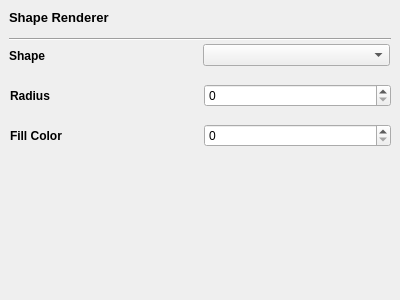
<?xml version="1.0" encoding="UTF-8"?>
<ui version="4.0">
 <class>ShapeRenderer</class>
 <widget class="QWidget" name="ShapeRenderer">
  <property name="geometry">
   <rect>
    <x>0</x>
    <y>0</y>
    <width>400</width>
    <height>300</height>
   </rect>
  </property>
  <property name="windowTitle">
   <string>Form</string>
  </property>
  <widget class="QLabel" name="label">
   <property name="geometry">
    <rect>
     <x>9</x>
     <y>9</y>
     <width>105</width>
     <height>16</height>
    </rect>
   </property>
   <property name="font">
    <font>
     <pointsize>10</pointsize>
     <weight>75</weight>
     <bold>true</bold>
    </font>
   </property>
   <property name="text">
    <string>Shape Renderer</string>
   </property>
  </widget>
  <widget class="Line" name="line">
   <property name="geometry">
    <rect>
     <x>9</x>
     <y>31</y>
     <width>382</width>
     <height>16</height>
    </rect>
   </property>
   <property name="orientation">
    <enum>Qt::Horizontal</enum>
   </property>
  </widget>
  <widget class="QWidget" name="horizontalLayoutWidget">
   <property name="geometry">
    <rect>
     <x>9</x>
     <y>40</y>
     <width>381</width>
     <height>31</height>
    </rect>
   </property>
   <layout class="QHBoxLayout" name="horizontalLayout">
    <item>
     <widget class="QLabel" name="ObjectType">
      <property name="font">
       <font>
        <weight>75</weight>
        <bold>true</bold>
       </font>
      </property>
      <property name="text">
       <string>Shape</string>
      </property>
     </widget>
    </item>
    <item>
     <widget class="QComboBox" name="comboBox">
      <property name="currentText">
       <string/>
      </property>
     </widget>
    </item>
   </layout>
  </widget>
  <widget class="QWidget" name="horizontalLayoutWidget_2">
   <property name="geometry">
    <rect>
     <x>10</x>
     <y>80</y>
     <width>381</width>
     <height>31</height>
    </rect>
   </property>
   <layout class="QHBoxLayout" name="horizontalLayout_2">
    <item>
     <widget class="QLabel" name="Radius">
      <property name="font">
       <font>
        <weight>75</weight>
        <bold>true</bold>
       </font>
      </property>
      <property name="text">
       <string>Radius</string>
      </property>
     </widget>
    </item>
    <item>
     <widget class="QSpinBox" name="spinBox"/>
    </item>
   </layout>
  </widget>
  <widget class="QWidget" name="horizontalLayoutWidget_3">
   <property name="geometry">
    <rect>
     <x>10</x>
     <y>120</y>
     <width>381</width>
     <height>31</height>
    </rect>
   </property>
   <layout class="QHBoxLayout" name="horizontalLayout_3">
    <item>
     <widget class="QLabel" name="Radius_2">
      <property name="font">
       <font>
        <weight>75</weight>
        <bold>true</bold>
       </font>
      </property>
      <property name="text">
       <string>Fill Color</string>
      </property>
     </widget>
    </item>
    <item>
     <widget class="QSpinBox" name="spinBox_2"/>
    </item>
   </layout>
  </widget>
 </widget>
 <resources/>
 <connections/>
</ui>
